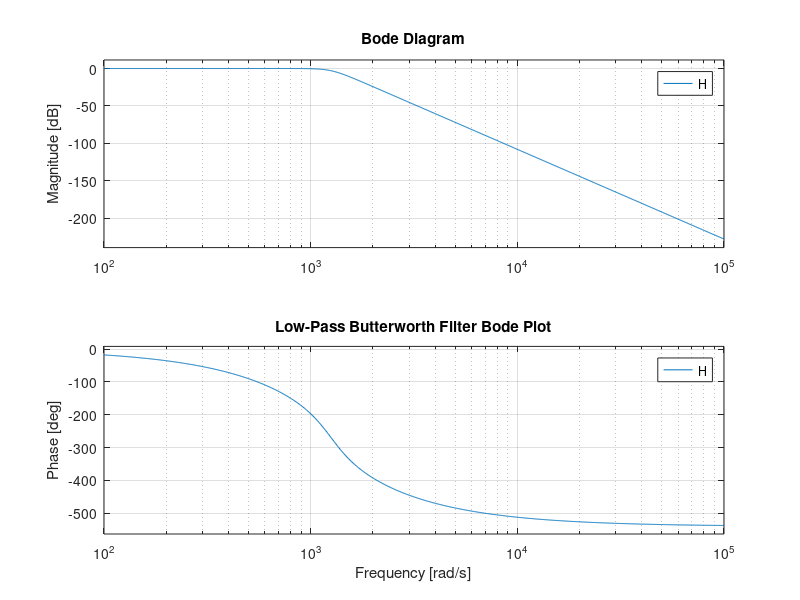
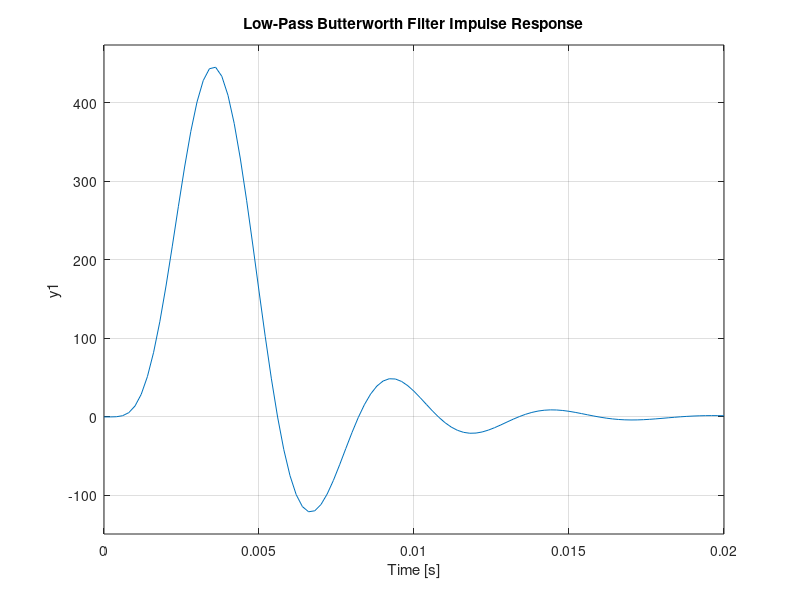
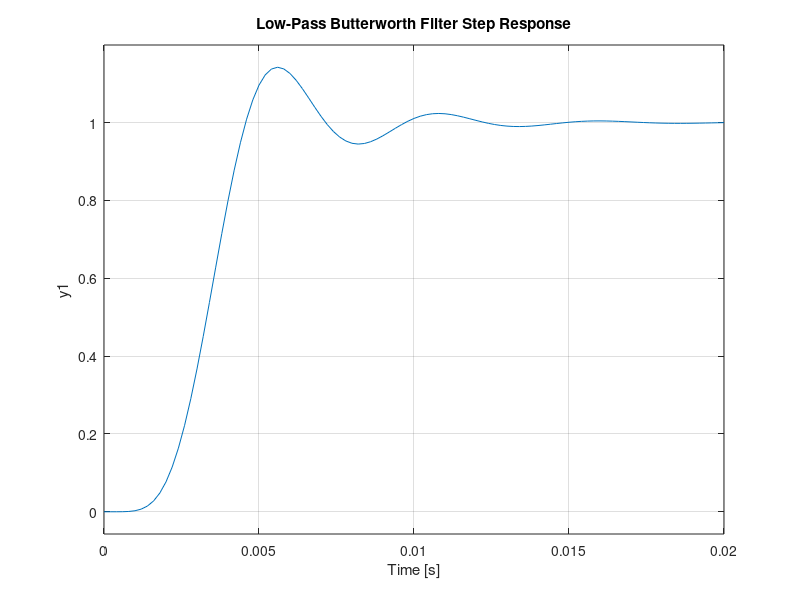

The MATLAB script that drew these images, in order: (Note: this script raises an error after producing the figures.)
%Transfer Function Analysis for High-Pass 6th Order Butterworth Filter
%ECE223 Sp19, Jennifer Jordan & David Lay
s = tf('s');
H = 1/(2.53636*10^-19*s^6+1.23201*10^-15*s^5+2.99159*10^-12*s^4+4.60529*10^-9*s^3+4.72605*10^-6*s^2+0.00307473*s+1)

%Figures:
figure(1);
bode(H);
title('Low-Pass Butterworth Filter Bode Plot');
figure(2);
impulse(H);
title('Low-Pass Butterworth Filter Impulse Response');
figure(3);
step(H);
title('Low-Pass Butterworth Filter Step Response');
figure(4);
pzplot(H);
title('Low-Pass Butterworth Filter Pole-Zero Plot');
